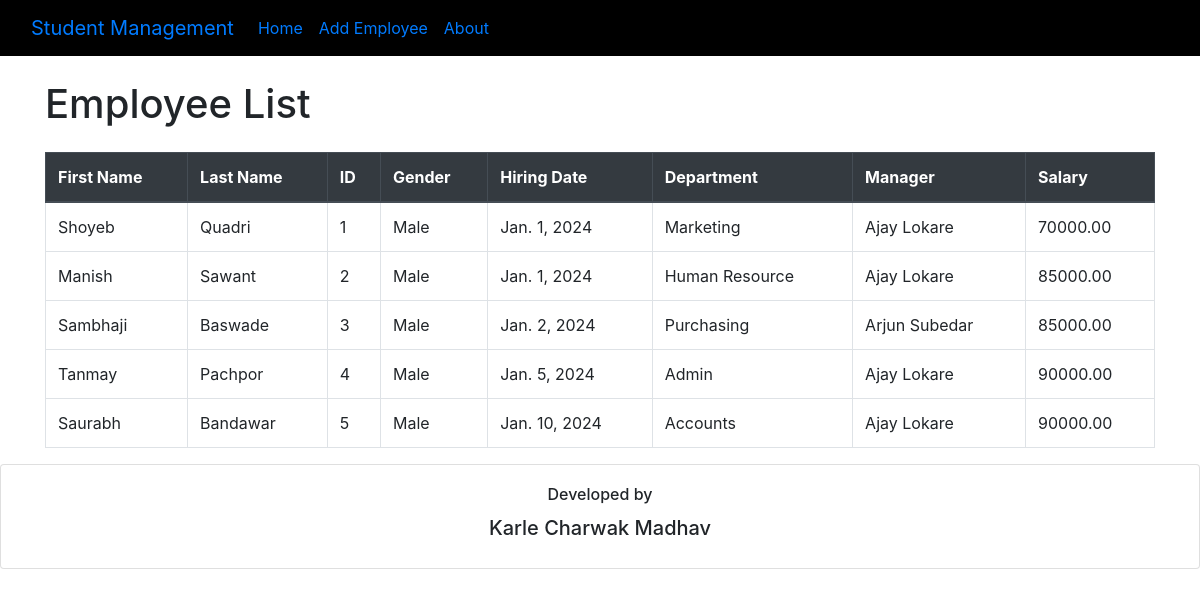
/home/, run on the app's committed database.
### employees/models.py (models this page shows, shortened)
class Employee(models.Model):
    first_name = models.CharField(max_length=100)
    last_name = models.CharField(max_length=100)
    id_number = models.CharField(max_length=100)
    gender = models.CharField(max_length=10)
    hiring_date = models.DateField()
    department = models.ForeignKey(Department, on_delete=models.CASCADE)
    manager = models.ForeignKey(Manager, on_delete=models.CASCADE)
    salary = models.ForeignKey(Salary, on_delete=models.CASCADE)

class Department(models.Model):
    name = models.CharField(max_length=100)

class Manager(models.Model):
    name = models.CharField(max_length=100)

class Salary(models.Model):
    amount = models.DecimalField(max_digits=10, decimal_places=2)

### employees/views.py (the view)
# urls.py: 2. Add a URL to urlpatterns:  path('', views.home, name='home')
def home(request):
    employees = Employee.objects.all()
    return render(request, 'home.html', {'employees': employees})

### templates/home.html (shortened to what this page needs)
<!DOCTYPE html>
<html lang="en">
<head>
    <link href="https://stackpath.bootstrapcdn.com/bootstrap/4.5.2/css/bootstrap.min.css" rel="stylesheet">
</head>
<body>
    {% include 'navbar.html' %}
    <div class="container">
        <h1 class="mt-4 mb-4">Employee List</h1>
        <table class="table table-bordered">
            <thead class="thead-dark">
                <tr>
                    <th>First Name</th>
                    <th>Last Name</th>
                    <th>ID</th>
                    <th>Gender</th>
                    <th>Hiring Date</th>
                    <th>Department</th>
                    <th>Manager</th>
                    <th>Salary</th>
                </tr>
            </thead>
            <tbody>
                {% for employee in employees %}
                <tr>
                    <td>{{ employee.first_name }}</td>
                    <td>{{ employee.last_name }}</td>
                    <td>{{ employee.id_number }}</td>
                    <td>{{ employee.gender }}</td>
                    <td>{{ employee.hiring_date }}</td>
                    <td>{{ employee.department.name }}</td>
                    <td>{{ employee.manager.name }}</td>
                    <td>{{ employee.salary.amount }}</td>
                </tr>
                {% endfor %}
            </tbody>
        </table>
    </div>
    <div class="card text-center">
        <div class="card-body">
          <h6 class="card-title" >Developed by</h6>
          <h5>Karle Charwak Madhav</h5>
        </div>
      </div>
</body>
</html>

### templates/navbar.html (shortened to what this page needs)
<nav class="navbar navbar-expand-lg bg-body-tertiary" data-bs-theme="dark" style="background-color: black">
    <div class="container-fluid">
      <a class="navbar-brand" href="#">Student Management</a>
      <div class="collapse navbar-collapse" id="navbarNavAltMarkup">
        <div class="navbar-nav">
          <a class="nav-link" href="/home">Home</a>
          <a class="nav-link" href="/admin">Add Employee</a>
          <a class="nav-link" href="/about">About</a>
        </div>
      </div>
    </div>
  </nav>

### data on the page
Employee: first_name "Shoyeb", last_name "Quadri", id_number "1", gender "Male", hiring_date "Jan. 1, 2024", department.name "Marketing", manager.name "Ajay Lokare", salary.amount "70000.00"
Employee: first_name "Manish", last_name "Sawant", id_number "2", gender "Male", hiring_date "Jan. 1, 2024", department.name "Human Resource", manager.name "Ajay Lokare", salary.amount "85000.00"
Employee: first_name "Sambhaji", last_name "Baswade", id_number "3", gender "Male", hiring_date "Jan. 2, 2024", department.name "Purchasing", manager.name "Arjun Subedar", salary.amount "85000.00"
Employee: first_name "Tanmay", last_name "Pachpor", id_number "4", gender "Male", hiring_date "Jan. 5, 2024", department.name "Admin", manager.name "Ajay Lokare", salary.amount "90000.00"
Employee: first_name "Saurabh", last_name "Bandawar", id_number "5", gender "Male", hiring_date "Jan. 10, 2024", department.name "Accounts", manager.name "Ajay Lokare", salary.amount "90000.00"
